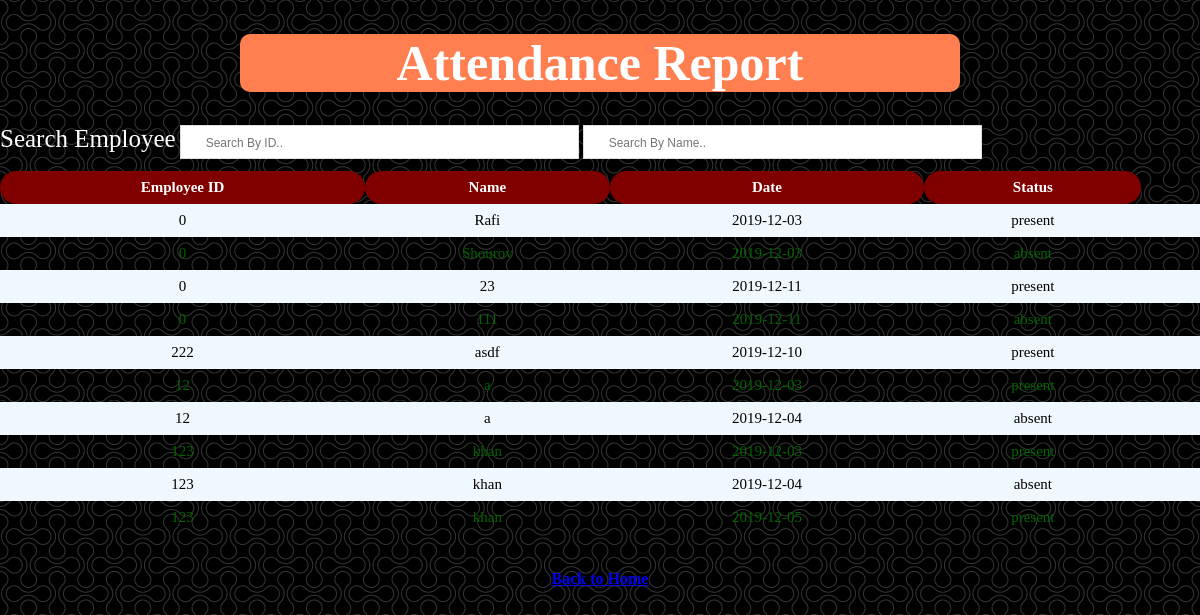
Screenshot of /attendance_report.php with the database file from the repository.
### tables this page shows
CREATE TABLE `attendence_report` (
  `id` int(10) NOT NULL,
  `empl_id` int(10) NOT NULL,
  `name` varchar(40) NOT NULL,
  `date` varchar(12) NOT NULL,
  `status` varchar(11) NOT NULL
);

### attendance_report.php (the view, shortened to what this page needs)
<!DOCTYPE html>
<html lang="en">
<head>
    <link rel="stylesheet" href="css/style.css">
</head>
<body>
<h1>Attendance Report</h1>
<span>Search Employee</span>
<input type="text" id="myInput" onkeyup="myFunction()" placeholder="Search By ID.." title="Type in a name">
    <input type="text" id="myInput1" onkeyup="myFunction1()" placeholder="Search By Name.." title="Type in a name">
     <?php
$servername = "localhost";
$username = "root";
$password = "";
$dbname = "empl";
$conn = mysqli_connect($servername, $username, $password, $dbname);
$sql = "SELECT * FROM attendence_report";
$result = mysqli_query($conn, $sql);
if (mysqli_num_rows($result) > 0) {
    echo "<table id='myTable'>";
    echo "<tr><th>Employee ID</th><th> Name</th><th>Date</th><th>Status</th></tr>";
    while($row = mysqli_fetch_assoc($result)) {
    echo "<tr>";
        echo "<td>" . $row["empl_id"]. "</td><td>" . $row["name"]. "</td><td>" .$row["date"]."</td><td>" . $row["status"]. "</td><td>";
    echo "</tr>";
    }
echo "</table>";
} else {
    echo "0 results";
}
?>
<br/>
<br/>
<center><a href="index.php"><b>Back to Home</b></a></center>
</body>
</html>

### style.css (style rules this page uses)
body { background-image: url(images/circle-blues.png); }
h1 { color: black ; text-align: center; font-size: 50px; }

### attendance_report.php (style rules this page uses)
body { color: darkgreen; align-content: center; margin:0; padding:0; }
table { border-collapse: collapse; width: 100%; }
th, td { text-align: center; padding: 8px; font-size: 15px; }
tr:nth-child(even) { background-color: aliceblue; color:black; }
th { background-color: maroon; color: white; font-size: 15px; border-radius: 18px; }
h1 { text-align: center; background-color: coral; color: white; border-radius: 10px; margin-left:20%; margin-right: 20%; }
#myInput { background-image: url('/css/ra.jpg'); background-position: 10px 10px; background-repeat: no-repeat; width: 30%; font-size: 12px; padding: 10px 12px 8px 25px; border: 1px solid #ddd; margin-bottom: 12px; }
#myInput1 { background-image: url('/css/ra.jpg'); background-position: 10px 10px; background-repeat: no-repeat; width: 30%; font-size: 12px; padding: 10px 12px 8px 25px; border: 1px solid #ddd; margin-bottom: 12px; }
span { color:#fff ; font-size:25px; }

### rows the page displays
attendence_report: empl "0", name "Rafi", date "2019-12-03", status "present"
attendence_report: empl "0", name "Shourov", date "2019-12-03", status "absent"
attendence_report: empl "0", name "23", date "2019-12-11", status "present"
attendence_report: empl "0", name "111", date "2019-12-11", status "absent"
attendence_report: empl "222", name "asdf", date "2019-12-10", status "present"
attendence_report: empl "12", name "a", date "2019-12-03", status "present"
attendence_report: empl "12", name "a", date "2019-12-04", status "absent"
attendence_report: empl "123", name "khan", date "2019-12-03", status "present"
attendence_report: empl "123", name "khan", date "2019-12-04", status "absent"
attendence_report: empl "123", name "khan", date "2019-12-05", status "present"
